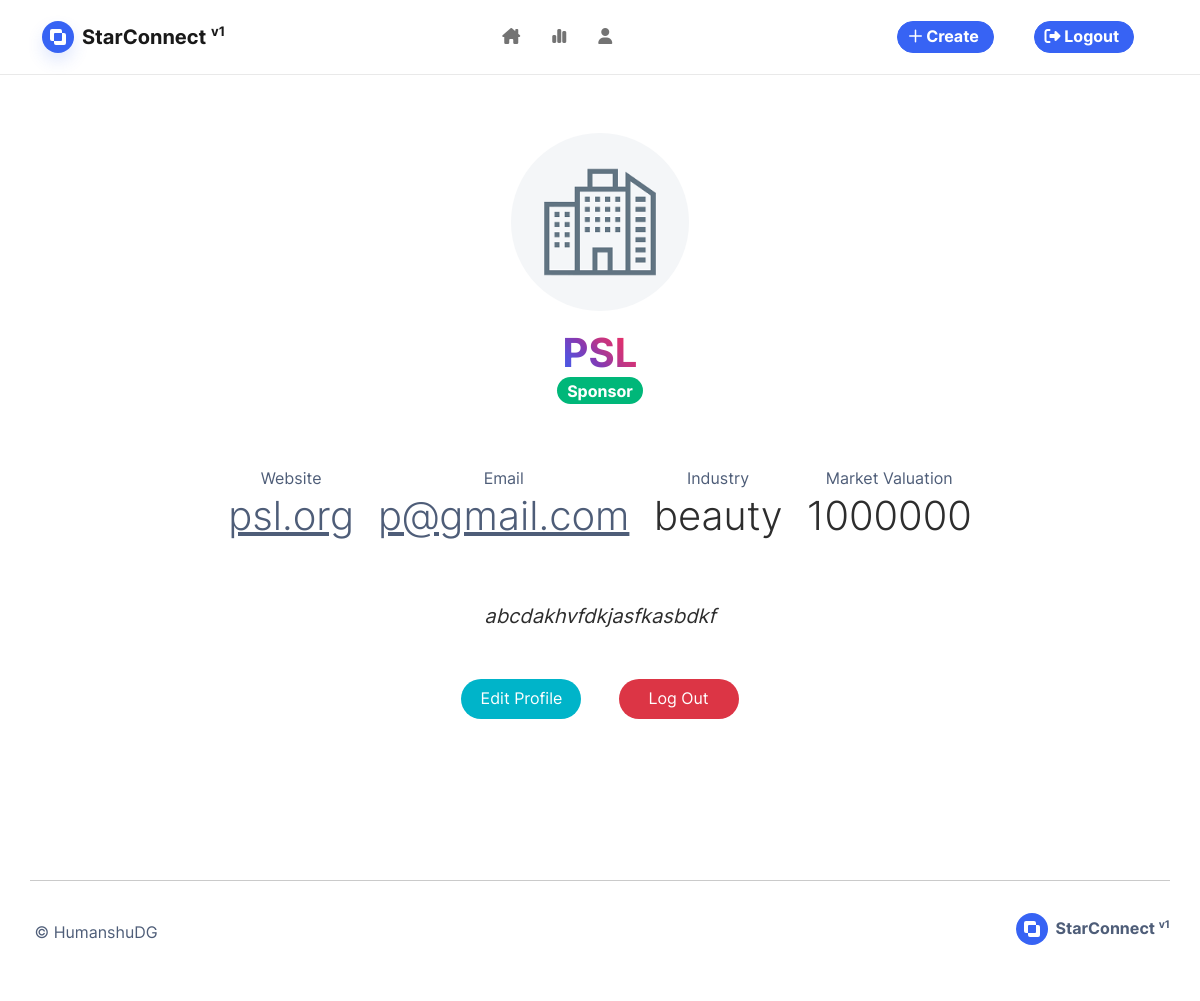
Page /account (signed in) on the committed database.
### base/models.py (models this page shows, shortened)
class Sponsor(db.Model):
    id = db.Column(db.Integer, primary_key=True)
    user_id = db.Column(db.Integer, db.ForeignKey('user.id'), unique=True)
    sponsor_name = db.Column(db.String(100), nullable=False)
    industry = db.Column(db.String(100))
    market_valuation = db.Column(db.Integer())
    bio = db.Column(db.Text(), nullable=True)
    website = db.Column(db.String(50), default="-")
    image_file = db.Column(db.String(50), nullable=False, default='default-sponsor.jpg')
    sponsor_campaigns = db.relationship('Campaign', backref='sponsor_campaigns', uselist=True)
    sponsor_contracts = db.relationship('Contract', backref="sponsor_contracts", uselist=True)

class User(db.Model, UserMixin):
    id = db.Column(db.Integer, primary_key=True)
    username = db.Column(db.String(20), unique=True, nullable=False)
    email = db.Column(db.String(120), unique=True, nullable=False)
    password = db.Column(db.String(60), nullable=False)
    sponsor = db.relationship('Sponsor', backref='sponsor', uselist=False)
    influencer = db.relationship('Influencer', backref='influencer', uselist=False, cascade = "all,delete")
    is_disabled = db.Column(db.Boolean, default=True)
    is_banned = db.Column(db.Boolean, default=False)
    role = db.Column(db.String(), default="INFLUENCER")

### base/routes.py (the view)
@login_required
@role_required(Role.INFLUENCER.value, Role.SPONSOR.value)
@app.route("/account")
def account():
    if current_user.role == Role.SPONSOR.value:
        image_file = url_for('static', filename='profile_pics/' + current_user.sponsor.image_file)
        return render_template('profile/sponsor-profile.html', title='Profile', image_file=image_file)
    if current_user.role == Role.INFLUENCER.value:
        image_file = url_for('static', filename='profile_pics/' + current_user.influencer.image_file)
        return render_template('profile/influencer-profile.html', title='Profile', image_file=image_file)
    return redirect(url_for('home'))

### base/models.py (called while the page is built)
@login_manager.user_loader
def load_user(user_id):
    return User.query.get(int(user_id))

### base/templates/profile/sponsor-profile.html (shortened to what this page needs)
{% extends 'base.html' %}
{% block blog %}
<section class="container py-5">
    <div class="container pe-xl-0 ps-xl-0">
        <h1
            class="fw-bold text-center ps-0 pb-0 mb-0 ps-md-0 pe-lg-0"
            style="font-size: 40px; text-align: center"
        >
            <img
                class="rounded-circle"
                style="
                    width: 16%;
                    aspect-ratio: 1;
                    margin: 10px;
                    object-fit: cover;
                "
                src="{{ image_file }}"
            />
            <br />
        </h1>
        <h1
            class="fw-bold text-center py-2 ps-0 pb-0 mb-0 ps-md-0 pe-lg-0"
            style="font-size: 40px; text-align: center"
        >
            <span
                style="
                    background: -webkit-linear-gradient(
                        45deg,
                        rgba(64, 93, 230, 1),
                        rgba(88, 81, 219, 1),
                        rgba(131, 58, 180, 1),
                        rgba(193, 53, 132, 1),
                        rgba(225, 48, 108, 1),
                        rgba(253, 29, 29, 1)
                    );
                    -webkit-background-clip: text;
                    -webkit-text-fill-color: transparent;
                "
            >
                {{ current_user.sponsor.sponsor_name }}
            </span>
        </h1>
		<p><span class="badge bg-success fs-6">Sponsor</span></p>
        <br />
        <div class="d-flex w-100 my-3 justify-content-center gap-3">
			<div class="m-1">
				<div class="mb-2">
					<label class="text-muted">
						Website
					</label>
					<p class="display-6"><a href="http://{{current_user.sponsor.website}}" target="_blank">{{current_user.sponsor.website}}</a></p>
				</div>
			</div>
            <div class="m-1">
				<div class="mb-2">
					<label class="text-muted">
						Email
					</label>
					<p class="display-6"><a href="mailto:{{current_user.email}}" target="_blank">{{current_user.email}}</a></p>
				</div>
			</div>
			<div class="m-1">
				<div class="mb-2">
					<label class="text-muted">
						Industry
					</label>
					<p class="display-6">{{current_user.sponsor.industry}}</p>
				</div>
			</div>
			<div class="m-1">
				<div class="mb-2">
					<label class="text-muted">
						Market Valuation
					</label>
					<p class="display-6">{{current_user.sponsor.market_valuation}}</p>
				</div>
			</div>
        </div>
		<blockquote
                class="blockquote text-center"
                style="
                    color: auto;
                    max-width: 60%;
                    border-radius: 25px;
                    padding: 24px;
                    text-shadow: #ffffff 1px 0px 20px;
                "
            >
                <i> {{ current_user.sponsor.bio }} </i>
            </blockquote>
        <h1
            class="fw-bold text-center ps-0 pb-0 mb-0 ps-md-0 pe-lg-0"
            style="font-size: 40px; text-align: center"
        >
            <a href="{{ url_for('sponsor_account_edit') }}">
                <button
                    class="btn btn-info fs-6 fw-light text-center border-0 align-items-center align-content-center align-self-center m-auto pt-xl-1 pb-xl-1 pe-xl-2 ps-xl-2 pt-1 mt-0 pb-0 mb-0 me-0 pe-md-1 pb-md-0 mb-md-0"
                    type="button"
                    style="
                        height: 40px;
                        width: 120px;
                        font-size: 1px;
                        padding: 0px 0px;
                        text-align: center;
                    "
                >
                    <b> Edit Profile </b>
                </button>
            </a>
            <a href="/logout">
                <button
                    class="btn btn-danger fs-6 fw-light text-center border-0 align-items-center align-content-center align-self-center m-auto pt-xl-1 pb-xl-1 pe-xl-2 ps-xl-2 pt-1 mt-0 pb-0 mb-0 me-0 pe-md-1 pb-md-0 mb-md-0"
                    type="button"
                    style="
                        height: 40px;
                        width: 120px;
                        font-size: 1px;
                        padding: 0px 0px;
                        text-align: center;
                    "
                >
                    <b> Log Out </b>
                </button>
            </a>
            <br />
        </h1>
        <h1
            class="fw-bold text-center ps-0 pb-0 mb-0 ps-md-0 pe-lg-0"
            style="font-size: 40px; text-align: center"
        >
            <br />
        </h1>
    </div>
</section>
{% endblock %}

### rows in the picture
Sponsor: sponsor.sponsor_name "PSL", sponsor.website "psl.org", sponsor.industry "beauty", sponsor.market_valuation "1000000", sponsor.bio "abcdakhvfdkjasfkasbdkf"
User: email "p@gmail.com"
